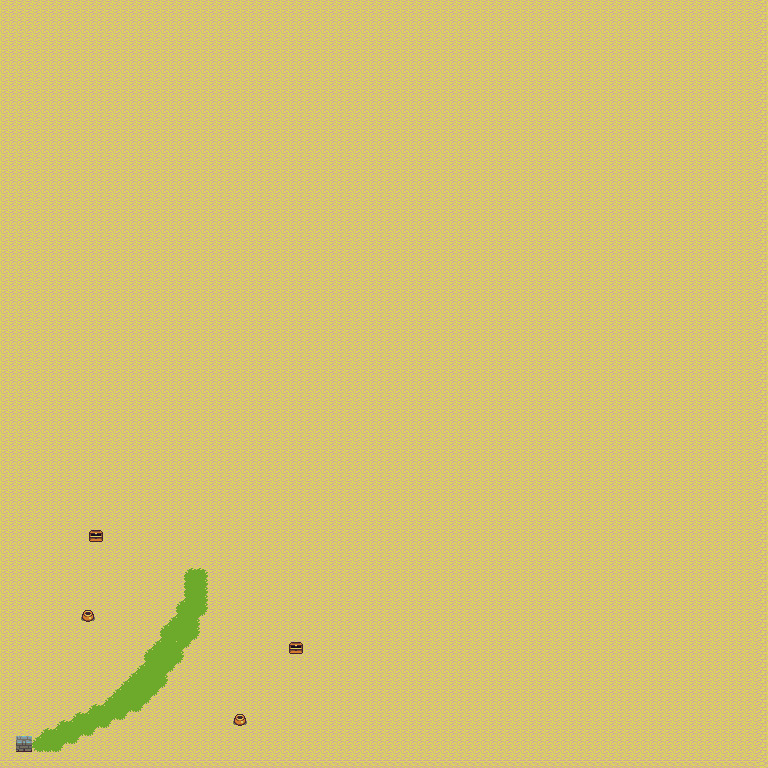

The image is a tile-based game level rendered from a .tmx file. Its description and source (layers, tilesets, objects; grid data summarised) follow:
An orthogonal 96x96 tile map with 8x8 px tiles, 5 tile layers (L1, L2, L3, L4, ...).

<map version="1.2" tiledversion="1.3.1" orientation="orthogonal" renderorder="right-down" compressionlevel="0" width="96" height="96" tilewidth="8" tileheight="8" infinite="0" nextlayerid="7" nextobjectid="1">
 <tileset firstgid="1" source="../sprites/master16.tsx" />
 <layer id="1" name="L1" width="96" height="96">
  <data>[9216 cells, 9025 non-empty, 1 distinct tile ids]</data>
 </layer>
 <layer id="2" name="L2" width="96" height="96">
  <data>[9216 cells, 75 non-empty, 4 distinct tile ids]</data>
 </layer>
 <layer id="3" name="L3" width="96" height="96">
  <data>[9216 cells, 0 non-empty, 0 distinct tile ids]</data>
 </layer>
 <layer id="4" name="L4" width="96" height="96">
  <data>[9216 cells, 0 non-empty, 0 distinct tile ids]</data>
 </layer>
 <layer id="5" name="L5" width="96" height="96">
  <data>[9216 cells, 0 non-empty, 0 distinct tile ids]</data>
 </layer>
</map>
